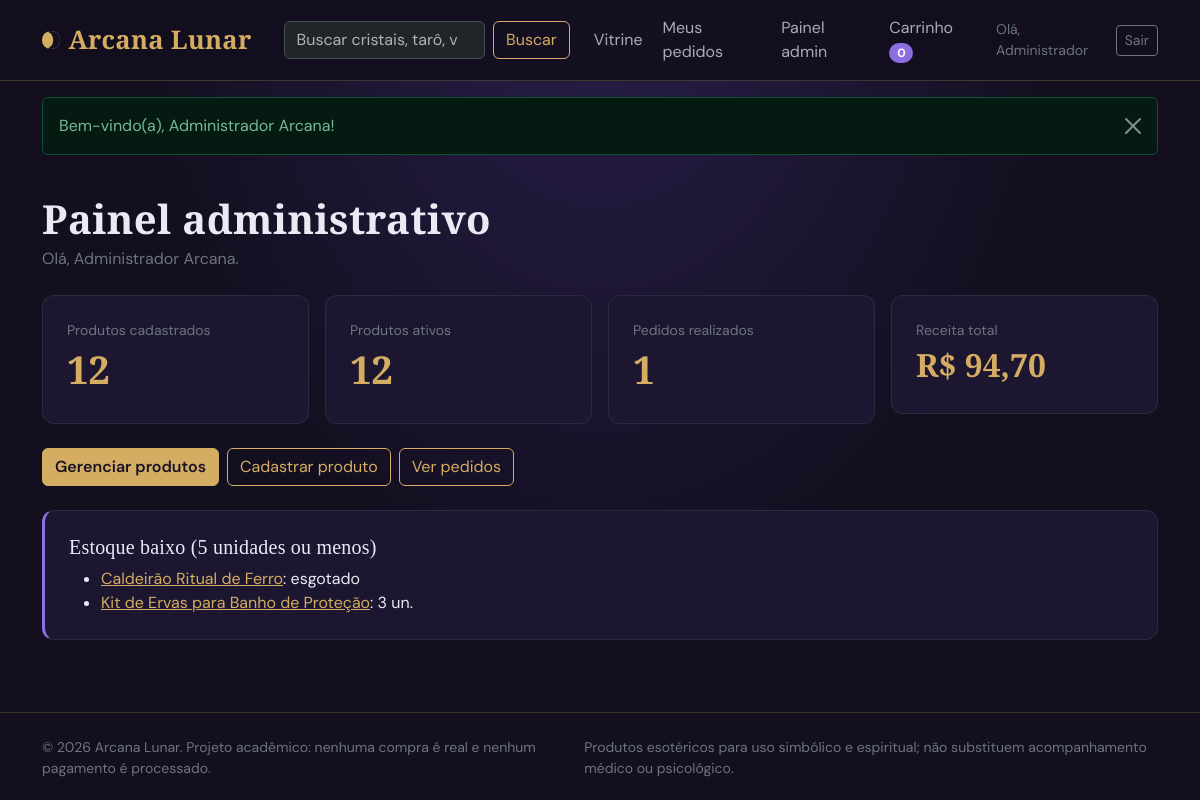
Page /admin/index.php (signed in) on the committed database.
### tables this page shows
CREATE TABLE produtos (
    id            INT UNSIGNED NOT NULL AUTO_INCREMENT,
    categoria_id  INT UNSIGNED NOT NULL,
    nome          VARCHAR(150) NOT NULL,
    descricao     TEXT NOT NULL,
    preco         DECIMAL(10,2) NOT NULL,
    estoque       INT UNSIGNED NOT NULL DEFAULT 0,
    imagem        VARCHAR(255) NULL,
    ativo         TINYINT(1) NOT NULL DEFAULT 1,
    criado_em     TIMESTAMP NOT NULL DEFAULT CURRENT_TIMESTAMP,
    PRIMARY KEY (id),
    KEY idx_produtos_categoria (categoria_id),
    KEY idx_produtos_ativo (ativo),
    CONSTRAINT fk_produtos_categoria FOREIGN KEY (categoria_id)
        REFERENCES categorias (id) ON UPDATE CASCADE ON DELETE RESTRICT,
    CONSTRAINT ck_produtos_preco CHECK (preco >= 0)
);

### includes/auth.php (called while the page is built, shortened)
<?php
function usuario_logado(): ?array
{
    return isset($_SESSION['usuario']) && is_array($_SESSION['usuario']) ? $_SESSION['usuario'] : null;
}

### includes/helpers.php (called while the page is built, shortened)
<?php
function e($valor): string
{
    return htmlspecialchars((string) $valor, ENT_QUOTES | ENT_SUBSTITUTE, 'UTF-8');
}
function url(string $caminho = ''): string
{
    return BASE_URL . '/' . ltrim($caminho, '/');
}
function para_centavos($valor): int
{
    return (int) round(((float) $valor) * 100);
}
function moeda_centavos(int $centavos): string
{
    return 'R$ ' . number_format($centavos / 100, 2, ',', '.');
}

### admin/index.php (the view, shortened to what this page needs)
<?php
$pdo = db();
$totProdutos = (int) $pdo->query('SELECT COUNT(*) FROM produtos')->fetchColumn();
$totAtivos   = (int) $pdo->query('SELECT COUNT(*) FROM produtos WHERE ativo = 1')->fetchColumn();
$totPedidos  = (int) $pdo->query('SELECT COUNT(*) FROM pedidos')->fetchColumn();
$receita     = para_centavos($pdo->query('SELECT COALESCE(SUM(total), 0) FROM pedidos')->fetchColumn());
$baixos = $pdo->query('SELECT id, nome, estoque FROM produtos WHERE ativo = 1 AND estoque <= 5 ORDER BY estoque, nome')->fetchAll();
require __DIR__ . '/../includes/header.php';
?>
<div class="container py-4">
    <h1 class="mb-1">Painel administrativo</h1>
    <p class="text-secondary mb-4">Olá, <?= e(usuario_logado()['nome']) ?>.</p>
    <div class="row g-3 mb-4">
        <div class="col-6 col-lg-3"><div class="painel"><div class="text-secondary small">Produtos cadastrados</div><div class="preco-grande"><?= $totProdutos ?></div></div></div>
        <div class="col-6 col-lg-3"><div class="painel"><div class="text-secondary small">Produtos ativos</div><div class="preco-grande"><?= $totAtivos ?></div></div></div>
        <div class="col-6 col-lg-3"><div class="painel"><div class="text-secondary small">Pedidos realizados</div><div class="preco-grande"><?= $totPedidos ?></div></div></div>
        <div class="col-6 col-lg-3"><div class="painel"><div class="text-secondary small">Receita total</div><div class="preco-grande fs-2"><?= e(moeda_centavos($receita)) ?></div></div></div>
    </div>
    <div class="d-flex flex-wrap gap-2 mb-4">
        <a class="btn btn-ouro" href="<?= e(url('admin/produtos.php')) ?>">Gerenciar produtos</a>
        <a class="btn btn-outline-ouro" href="<?= e(url('admin/produto_form.php')) ?>">Cadastrar produto</a>
        <a class="btn btn-outline-ouro" href="<?= e(url('admin/pedidos.php')) ?>">Ver pedidos</a>
    </div>
    <div class="painel admin-aviso">
        <h2 class="h5">Estoque baixo (5 unidades ou menos)</h2>
        <?php if (!$baixos): ?>
            <p class="text-secondary mb-0">Nenhum produto ativo com estoque baixo.</p>
        <?php else: ?>
            <ul class="mb-0">
                <?php foreach ($baixos as $b): ?>
                    <li><a href="<?= e(url('admin/produto_form.php?id=' . (int) $b['id'])) ?>"><?= e($b['nome']) ?></a>: <?= (int) $b['estoque'] === 0 ? 'esgotado' : (int) $b['estoque'] . ' un.' ?></li>
                <?php endforeach; ?>
            </ul>
        <?php endif; ?>
    </div>
</div>
<?php require __DIR__ . '/../includes/footer.php'; ?>

### assets/css/style.css (style rules this page uses)
:root { --noite: #130f1f; --noite-2: #1c1630; --nevoa: #2b2245; --ametista: #8b6fe0; --ouro: #d4ad62; --ouro-escuro: #b38d45; --lua: #ece8f4; --quartzo: #e3a8bd; --fonte-titulo: "Cormorant Garamond", Georgia, "Times New Roman", serif; --fonte-texto: "DM Sans", system-ui, -apple-system, "Segoe UI", Roboto, sans-serif; }
body { font-family: var(--fonte-texto); background: radial-gradient(ellipse at 50% -10%, #2a1f4d 0%, var(--noite) 55%) fixed; color: var(--lua); min-height: 100vh; display: flex; flex-direction: column; }
h1, h2, h3, h4, .titulo-arcano, .marca { font-family: var(--fonte-titulo); letter-spacing: .01em; }
h1, h2, h3 { font-weight: 700; }
.btn-ouro { background: var(--ouro); border-color: var(--ouro); color: #1a1326; font-weight: 600; }
.btn-outline-ouro { color: var(--ouro); border-color: var(--ouro); }
a { color: var(--ouro); }
.preco-grande { font-family: var(--fonte-titulo); font-size: 2.4rem; color: var(--ouro); font-weight: 700; }
.painel { background: var(--noite-2); border: 1px solid rgba(255, 255, 255, .08); border-radius: .75rem; padding: 1.5rem; }
.admin-aviso { border-left: 3px solid var(--ametista); }

### rows in the picture
produtos: nome "Caldeirão Ritual de Ferro", estoque "esgotado"
produtos: nome "Kit de Ervas para Banho de Proteção", estoque "3"

### other values in the picture
APP_NOME "Arcana Lunar"
$qtdCarrinho "0"
explode(' ', $usuario['nome'])[0] "Administrador"
$f['msg'] "Bem-vindo(a), Administrador Arcana!"
usuario_logado()['nome'] "Administrador Arcana"
$totProdutos "12"
$totAtivos "12"
$totPedidos "1"
moeda_centavos($receita) "R$ 94,70"
